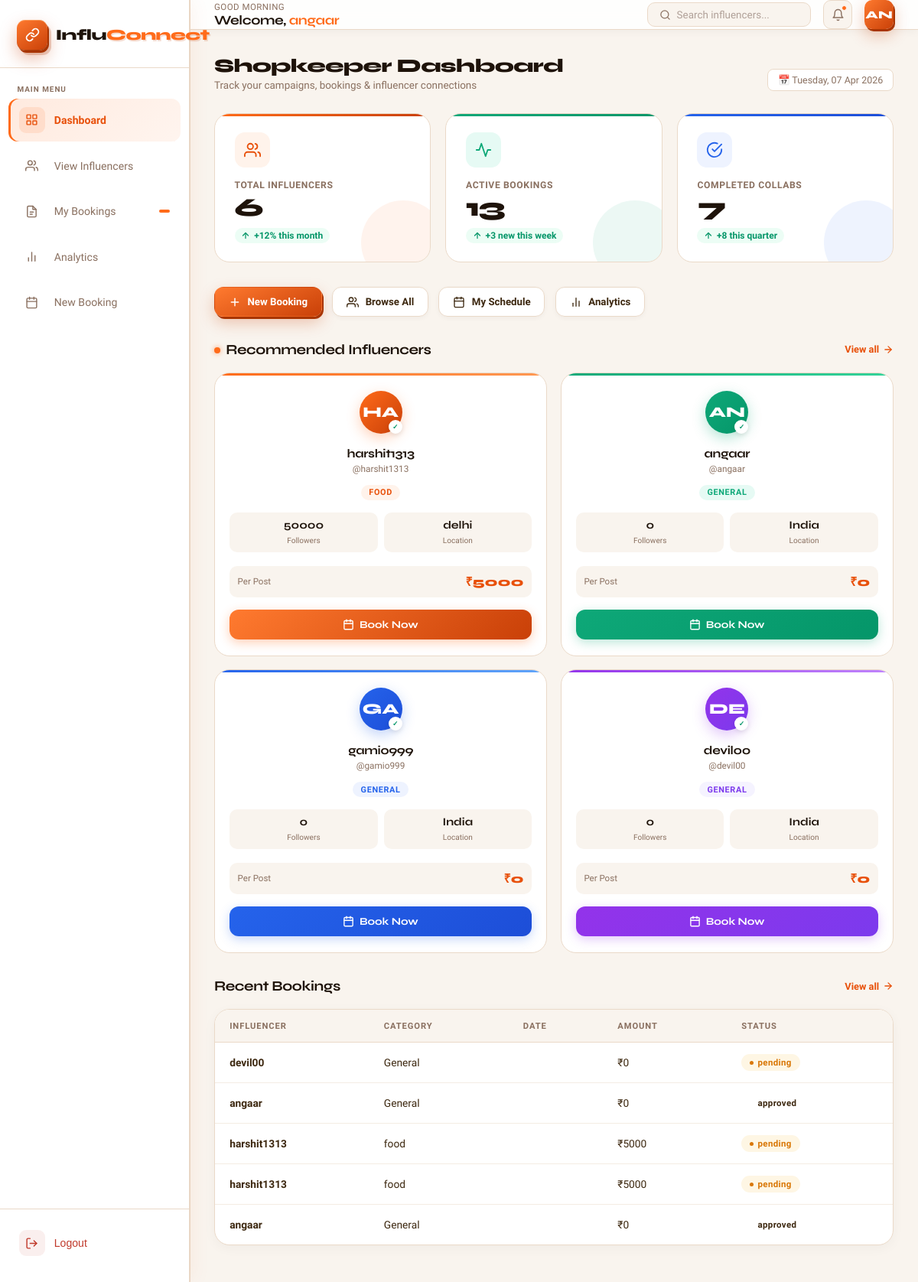
The page /shopkeepers/dashboard/ (signed in) on the database as committed earlier.
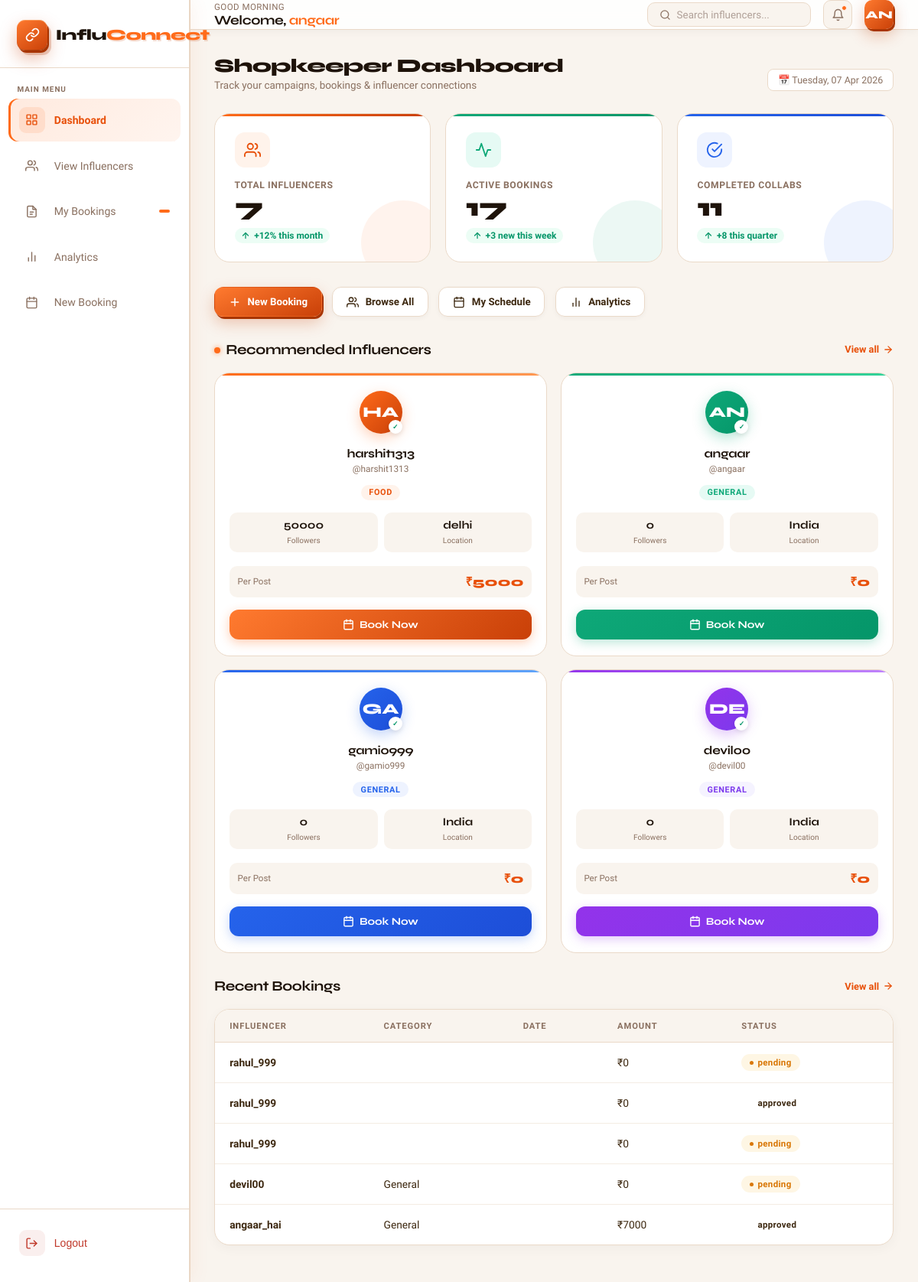
The same page on the database as committed later.
### influencers/models.py (models this page shows, shortened)
class InfluencerProfile(models.Model):
    user = models.OneToOneField(settings.AUTH_USER_MODEL, on_delete=models.CASCADE)
    phone = models.CharField(max_length=20, blank=True, default='')
    date_of_birth = models.DateField(null=True, blank=True)
    photo = models.ImageField(upload_to='influencer_photos/', blank=True, null=True)
    street = models.CharField(max_length=200, blank=True, default='')
    city = models.CharField(max_length=100, blank=True, default='')
    state = models.CharField(max_length=100, blank=True, default='')
    pincode = models.CharField(max_length=10, blank=True, default='')
    country = models.CharField(max_length=100, blank=True, default='India')
    bio = models.TextField(blank=True, default='')
    category = models.CharField(max_length=100, blank=True, default='')
    location = models.CharField(max_length=100, blank=True, default='')
    price_per_post = models.IntegerField(default=0)
    followers = models.IntegerField(default=0)
    instagram = models.URLField(blank=True, default='')
    youtube = models.URLField(blank=True, default='')
    twitter = models.URLField(blank=True, default='')

### accounts/models.py (models this page shows)
class CustomUser(AbstractUser):
    ROLE_CHOICES = (
        ('influencer', 'Influencer'),
        ('shopkeeper', 'Shopkeeper'),
    )
    role = models.CharField(max_length=20, choices=ROLE_CHOICES, default='')

### bookings/models.py (models this page shows, shortened)
class Booking(models.Model):
    STATUS_CHOICES = [
        ('pending', 'Pending'),
        ('approved', 'Approved'),
        ('rejected', 'Rejected'),
    ]
    shopkeeper = models.ForeignKey(
        settings.AUTH_USER_MODEL,
        on_delete=models.CASCADE,
        related_name='shop_bookings'
    )
    influencer = models.ForeignKey(
        'influencers.InfluencerProfile',
        on_delete=models.CASCADE,
        related_name='influencer_bookings'
    )
    business_name = models.CharField(max_length=200, default="")
    message = models.TextField(default="")
    category = models.CharField(max_length=100, default="")
    location = models.CharField(max_length=200, blank=True, null=True)
    amount = models.PositiveIntegerField(default=0)
    booking_date = models.DateField(null=True, blank=True)
    booking_time = models.TimeField(null=True, blank=True)
    status = models.CharField(
        max_length=20,
        choices=STATUS_CHOICES,
        default='pending'
    )
    created_at = models.DateTimeField(auto_now_add=True)

### shopkeepers/views.py (the view)
# urls.py: path('dashboard/', views.shopkeeper_dashboard, name='shopkeeper_dashboard'),
@login_required
def shopkeeper_dashboard(request):
    recent_bookings = Booking.objects.filter(
        shopkeeper=request.user
    ).order_by('-created_at')[:5]
    total_bookings    = Booking.objects.filter(shopkeeper=request.user).count()
    active_bookings   = Booking.objects.filter(shopkeeper=request.user, status='pending').count()
    completed_collabs = Booking.objects.filter(shopkeeper=request.user, status='approved').count()
    total_influencers = InfluencerProfile.objects.count()
    recommended_influencers = InfluencerProfile.objects.all()[:4]
    unread_count = Notification.objects.filter(recipient=request.user, is_read=False).count()
    context = {
        'recent_bookings':         recent_bookings,
        'total_bookings':          total_bookings,
        'active_bookings':         active_bookings,
        'completed_collabs':       completed_collabs,
        'total_influencers':       total_influencers,
        'recommended_influencers': recommended_influencers,
        'unread_count':            unread_count,
    }
    return render(request, 'shopkeepers/dashboard.html', context)

### templates/shopkeepers/dashboard.html (shortened to what the changed rows need)
<!DOCTYPE html>
<html lang="en">
<head>
</head>
<body>
<div class="main-wrap">
  <main class="page-content">
    <div class="page-header">
      <div>
        <h1 class="page-title">Shopkeeper Dashboard</h1>
      </div>
    </div>
    <div class="stats-grid">
      <div class="stat-card orange">
        <div class="stat-icon-wrap">
          <svg viewBox="0 0 24 24" fill="none" stroke="currentColor"
               stroke-width="2" stroke-linecap="round" stroke-linejoin="round">
            <path d="M17 21v-2a4 4 0 0 0-4-4H5a4 4 0 0 0-4 4v2"/>
            <circle cx="9" cy="7" r="4"/>
            <path d="M23 21v-2a4 4 0 0 0-3-3.87"/>
            <path d="M16 3.13a4 4 0 0 1 0 7.75"/>
          </svg>
        </div>
        <p class="stat-label">Total Influencers</p>
        <p class="stat-value">{{ total_influencers }}</p>
        <span class="stat-change up">
          <svg viewBox="0 0 24 24" fill="none" stroke="currentColor" stroke-width="2.5"
               stroke-linecap="round" stroke-linejoin="round">
            <line x1="12" y1="19" x2="12" y2="5"/><polyline points="5 12 12 5 19 12"/>
          </svg>
          +12% this month
        </span>
      </div>
      <div class="stat-card teal">
        <div class="stat-icon-wrap">
          <svg viewBox="0 0 24 24" fill="none" stroke="currentColor"
               stroke-width="2" stroke-linecap="round" stroke-linejoin="round">
            <polyline points="22 12 18 12 15 21 9 3 6 12 2 12"/>
          </svg>
        </div>
        <p class="stat-label">Active Bookings</p>
        <p class="stat-value">{{ active_bookings }}</p>
        <span class="stat-change up">
          <svg viewBox="0 0 24 24" fill="none" stroke="currentColor" stroke-width="2.5"
               stroke-linecap="round" stroke-linejoin="round">
            <line x1="12" y1="19" x2="12" y2="5"/><polyline points="5 12 12 5 19 12"/>
          </svg>
          +3 new this week
        </span>
      </div>
      <div class="stat-card blue">
        <div class="stat-icon-wrap">
          <svg viewBox="0 0 24 24" fill="none" stroke="currentColor"
               stroke-width="2" stroke-linecap="round" stroke-linejoin="round">
            <path d="M22 11.08V12a10 10 0 1 1-5.93-9.14"/>
            <polyline points="22 4 12 14.01 9 11.01"/>
          </svg>
        </div>
        <p class="stat-label">Completed Collabs</p>
        <p class="stat-value">{{ completed_collabs }}</p>
        <span class="stat-change up">
          <svg viewBox="0 0 24 24" fill="none" stroke="currentColor" stroke-width="2.5"
               stroke-linecap="round" stroke-linejoin="round">
            <line x1="12" y1="19" x2="12" y2="5"/><polyline points="5 12 12 5 19 12"/>
          </svg>
          +8 this quarter
        </span>
      </div>
    </div>
    <div class="section-header">
      <h2 class="section-title">
        <span></span>Recommended Influencers
      </h2>
    </div>
    <div class="influencers-grid">
      {% for influencer in recommended_influencers %}
      <div class="inf-card">
        <div class="inf-avatar">{{ influencer.user.username|slice:":2"|upper }}</div>
        <div class="inf-name">{{ influencer.user.username }}</div>
        <div class="inf-handle">@{{ influencer.user.username|lower }}</div>
        <span class="inf-category">{{ influencer.category }}</span>
        <div class="inf-stats">
          <div class="inf-stat">
            <span class="inf-stat-val">{{ influencer.followers }}</span>
            <span class="inf-stat-lbl">Followers</span>
          </div>
          <div class="inf-stat">
            <span class="inf-stat-val">{{ influencer.location|slice:":6" }}</span>
            <span class="inf-stat-lbl">Location</span>
          </div>
        </div>
        <div class="inf-price-row">
          <span class="inf-price-lbl">Per Post</span>
          <span class="inf-price-val">₹{{ influencer.price_per_post }}</span>
        </div>
        <a href="{% url 'bookings:create_booking' influencer.id %}" class="book-btn">
          <svg viewBox="0 0 24 24" fill="none" stroke="currentColor"
               stroke-width="2.2" stroke-linecap="round" stroke-linejoin="round">
            <rect x="3" y="4" width="18" height="18" rx="2"/>
            <line x1="16" y1="2" x2="16" y2="6"/>
            <line x1="8"  y1="2" x2="8"  y2="6"/>
            <line x1="3"  y1="10" x2="21" y2="10"/>
          </svg>
          Book Now
        </a>
      </div>
      {% endfor %}
    </div>
    <div class="bookings-section">
      <div class="section-header">
        <h2 class="section-title">Recent Bookings</h2>
      </div>
      <div class="table-wrap">
        <table>
          <thead>
            <tr>
              <th>Influencer</th>
              <th>Category</th>
              <th>Date</th>
              <th>Amount</th>
              <th>Status</th>
            </tr>
          </thead>
          <tbody>
            {% for booking in recent_bookings %}
            <tr>
              <td><strong>{{ booking.influencer.user.username }}</strong></td>
              <td>{{ booking.influencer.category }}</td>
              <td>{{ booking.date|date:"d M Y" }}</td>
              <td>₹{{ booking.influencer.price_per_post }}</td>
              <td>
                <span class="status-pill {{ booking.status|lower }}">
                  {{ booking.status }}
                </span>
              </td>
            </tr>
            {% endfor %}
          </tbody>
        </table>
      </div>
    </div>
  </main>
</div>
</body>
</html>

Rows that differ between the two databases and show on the page:
no longer on this page (row unchanged): Booking: influencer.user.username "angaar", influencer.category "General", influencer.price_per_post "0", status "approved"
no longer on this page (row unchanged): Booking: influencer.user.username "harshit1313", influencer.category "food", influencer.price_per_post "5000", status "pending"
no longer on this page (row unchanged): Booking: influencer.user.username "harshit1313", influencer.category "food", influencer.price_per_post "5000", status "pending"
no longer on this page (row unchanged): Booking: influencer.user.username "angaar", influencer.category "General", influencer.price_per_post "0", status "approved"
added Booking: influencer.user.username "rahul_999", influencer.price_per_post "0", status "pending"
added Booking: influencer.user.username "rahul_999", influencer.price_per_post "0", status "approved"
added Booking: influencer.user.username "rahul_999", influencer.price_per_post "0", status "pending"
added Booking: influencer.user.username "angaar_hai", influencer.category "General", influencer.price_per_post "7000", status "approved"
Other text that changed with them:
{{ total_influencers }}: "6" → "7"
{{ active_bookings }}: "13" → "17"
{{ completed_collabs }}: "7" → "11"
